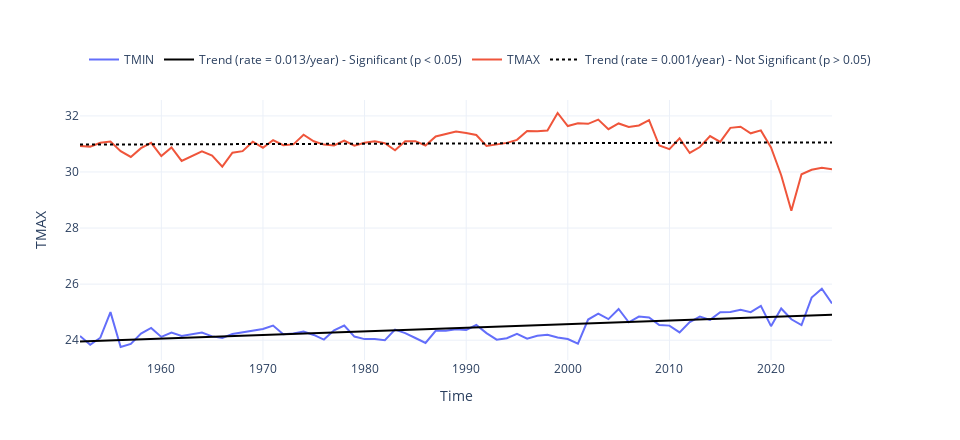

Notebook code cell kept with this figure:
### Code cell
fig, TRENDS = plot_timeseries_interactive(dict_plot, trendline=True, figsize = (24, 11), return_trend = True)
fig.write_html(op.join(path_figs, 'F3_ST_min_max.html'), include_plotlyjs="cdn")

glue("trend_min", float(TRENDS[0]), display=False)
glue("trend_max", float(TRENDS[1]), display=False)

glue("change_min", float(TRENDS[0]*len(np.unique(st_data.index.year))), display=False)
glue("change_max", float(TRENDS[1]*len(np.unique(st_data.index.year))), display=False)

glue("trend_fig_max_min", fig_int_to_glue(fig), display=False)
